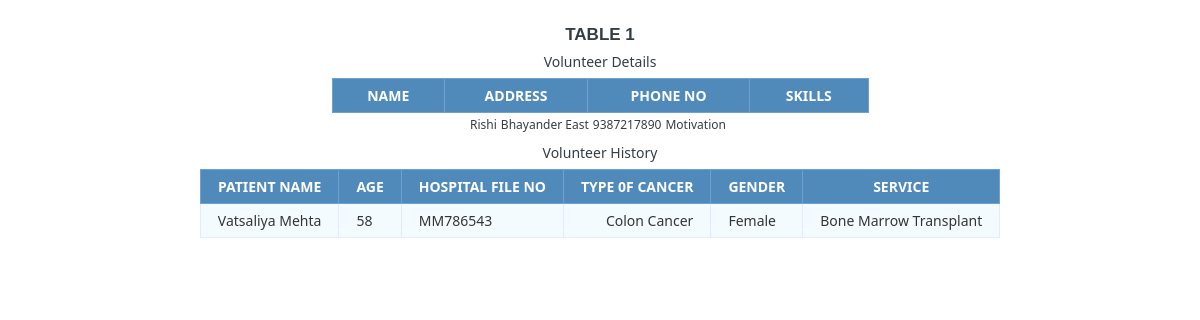
Before: /volunteer_detail.php with the older database file.
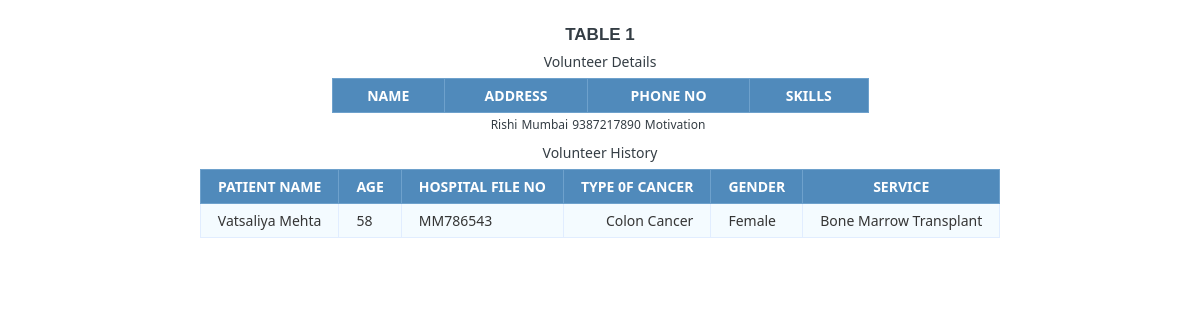
After: the same page with the newer database file.
### tables this page shows
CREATE TABLE `volunteer` (
  `id` int(11) NOT NULL,
  `volunteer_name` varchar(20) DEFAULT NULL,
  `skills` varchar(100) DEFAULT NULL,
  `address` varchar(100) NOT NULL,
  `phone_no` varchar(10) NOT NULL,
  `role_id` int(11) NOT NULL,
  `password` varchar(100) NOT NULL,
  `email_id` varchar(100) NOT NULL
);

CREATE TABLE `patient` (
  `id` int(11) NOT NULL,
  `name` varchar(100) NOT NULL,
  `hospital` varchar(100) DEFAULT NULL,
  `age` int(3) DEFAULT NULL,
  `type_of_cancer` varchar(100) NOT NULL,
  `address` varchar(100) DEFAULT NULL,
  `date_of_reg` timestamp NOT NULL DEFAULT CURRENT_TIMESTAMP ON UPDATE CURRENT_TIMESTAMP,
  `last_modified` timestamp NOT NULL DEFAULT '0000-00-00 00:00:00',
  `gender` varchar(10) NOT NULL,
  `file_no` varchar(100) NOT NULL,
  `phone_no` varchar(10) NOT NULL,
  `follow_up` varchar(100) NOT NULL,
  `password` varchar(100) NOT NULL,
  `email_id` varchar(100) NOT NULL
);

CREATE TABLE `sub_program` (
  `id` int(11) NOT NULL,
  `name` varchar(100) NOT NULL,
  `main_program_id` int(11) NOT NULL
);

### volunteer_detail.php (the view, shortened to what this page needs)
<html>
<head>
</head>
<body>
<h1>Table 1</h1>
<table class="data-table">
    <caption class="title">Volunteer Details</caption>
    <thead>
    <tr>
        <th>Name</th>
        <th>Address</th>
        <th>Phone No</th>
        <th>Skills</th>
    </tr>
    </thead>
    <tbody>
    <?php
    include_once('connection.php');
    $volunteer_id="1";
    echo "<table>";
    if($stmt = $connection->prepare("SELECT * FROM volunteer WHERE id = ?")) {
        $stmt->bind_param("i", $volunteer_id);
        $stmt->execute();
        $stmt->bind_result($id, $volunteer_name, $skills,$address, $phone_no,$role_id,$password );
        while ($stmt->fetch()) {
            echo "<tr><td>";
            echo "$volunteer_name</td><td>";
            echo "$address</td><td>";
            echo "$phone_no</td><td>";
            echo "$skills</td><td>";
        }
    }
    ?>
    </tbody>
</table>
<table class="data-table">
    <caption class="title">Volunteer History</caption>
    <thead>
    <tr>
        <th>Patient Name</th>
        <th>Age</th>
        <th>Hospital File No</th>
        <th>Type 0f Cancer</th>
        <th>Gender</th>
        <th>Service</th>
    </tr>
    </thead>
    <tbody>
    <?php
    $volunteer_id=3;
    if($stmt = $connection->prepare("SELECT patient_id,sub_program_id FROM patient_volunteer_relation WHERE volunteer_id = ?")) {
        $stmt->bind_param("i", $volunteer_id);
        $stmt->execute();
        $stmt->store_result();
        $stmt->bind_result($patient_id,$sub_program_id);
    while ($stmt->fetch()) {
        if($stmt1 = $connection->prepare("SELECT name,age,file_no,type_of_cancer,gender FROM patient WHERE id = ?")) {
            $stmt1->bind_param("i", $patient_id);
            $stmt1->execute();
            $stmt1->bind_result($name, $age, $file_no, $type_of_cancer, $gender);
            while ($stmt1->fetch()) {
                echo "<tr><td>";
                echo "$name</td><td>";
                echo "$age</td><td>";
                echo "$file_no</td><td>";
                echo "$type_of_cancer</td><td>";
                echo "$gender</td><td>";
            }
        }
            if($stmt1 = $connection->prepare("SELECT name FROM sub_program WHERE id = ?")){
                $stmt1->bind_param("i", $sub_program_id);
                $stmt1->execute();
                $stmt1->bind_result($name);
                while($stmt1->fetch()){
                    echo "$name</td></tr>";
                }
        }
    }$stmt->close();
    }
        ?>
    </tbody>
</table>
</body>
</html>

### volunteer_detail.php (style rules this page uses)
body { font-size: 15px; color: #343d44; font-family: "segoe-ui", "open-sans", tahoma, arial; padding: 0; margin: 0; }
table { margin: auto; font-family: "Lucida Sans Unicode", "Lucida Grande", "Segoe Ui"; font-size: 12px; }
h1 { margin: 25px auto 0; text-align: center; text-transform: uppercase; font-size: 17px; }
table td { transition: all .5s; }
.data-table { border-collapse: collapse; font-size: 14px; min-width: 537px; }
.data-table th, .data-table td { border: 1px solid #e1edff; padding: 7px 17px; }
.data-table caption { margin: 7px; }
.data-table thead th { background-color: #508abb; color: #FFFFFF; border-color: #6ea1cc !important; text-transform: uppercase; }
.data-table tbody td { color: #353535; }
.data-table tbody td:first-child, .data-table tbody td:nth-child(4), .data-table tbody td:last-child { text-align: right; }
.data-table tbody tr:nth-child(odd) td { background-color: #f4fbff; }

Changed rows visible on the page:
changed volunteer "Rishi": address "Bhayander East" → "Mumbai"
